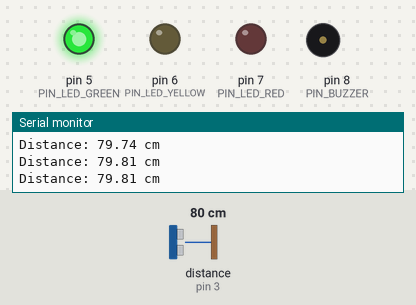
Simulated run of this sketch. Board: Arduino Uno, built with avr-gcc and run on an emulated ATmega328P. On the bench: output pins drawn as LEDs (lit = HIGH), buzzer (waves = sounding), the last lines printed to the serial monitor. Wiring (from diagram.json): ultrasonic range finder: trigger pin 9; echo pin 3. The inputs (shaded band) are chosen by the test bench; at power-on: distance to the obstacle (sensor on pin 3) 80 cm. The echo pulse lasts 58.3 µs per cm; pins used as bus, display or sensor lines are not drawn.

Above: at 1.2 s.
1.3 s: distance to the obstacle (sensor on pin 3) set to 55 cm
2.8 s: distance to the obstacle (sensor on pin 3) set to 46 cm
At 3.2 s:
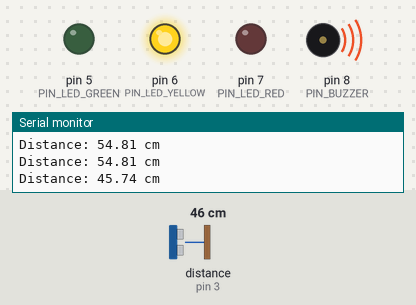
5.8 s: distance to the obstacle (sensor on pin 3) set to 23 cm
7.6 s: distance to the obstacle (sensor on pin 3) set to 19 cm
At 7.74 s:
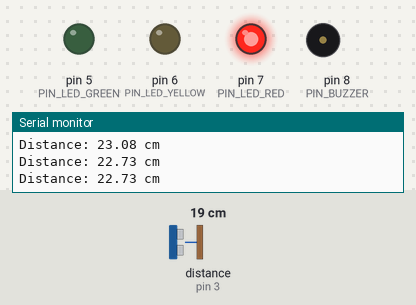
10.6 s: distance to the obstacle (sensor on pin 3) set to 7 cm
13.6 s: distance to the obstacle (sensor on pin 3) set to 4 cm
At 14.0 s:
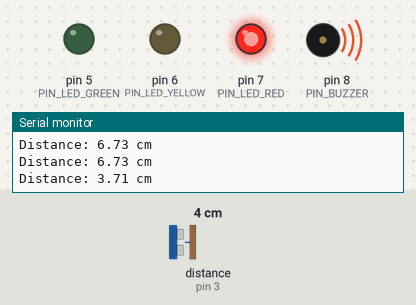
Timing chart, 0 to 16.1 s (numbered marks = the images above; inputs shaded):
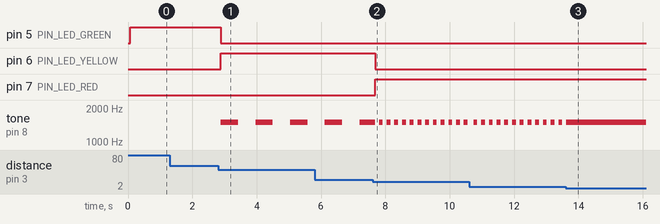

Measured:
- the behaviour switches between 51 and 50 cm on distance to the obstacle (sensor on pin 3) (found by bisection; images 0 and 1)
- the behaviour switches between 21 and 20 cm on distance to the obstacle (sensor on pin 3) (found by bisection; images 1 and 2)
- the behaviour switches between 6 and 5 cm on distance to the obstacle (sensor on pin 3) (found by bisection; images 2 and 3)
- after the input at 2.8 s, pin 5 (PIN_LED_GREEN): HIGH → LOW after 0.08 s; pin 6 (PIN_LED_YELLOW): LOW → HIGH after 0.08 s; tone on pin 8 (PIN_BUZZER): alternates 1500 Hz for 0.54 s and silent for 0.54 s, starting after 0.08 s
- after the input at 7.6 s, pin 6 (PIN_LED_YELLOW): HIGH → LOW after 0.08 s; pin 7 (PIN_LED_RED): LOW → HIGH after 0.08 s; tone on pin 8 (PIN_BUZZER): alternates 1500 Hz for 0.12 s and silent for 0.12 s, starting after 0.08 s
- after the input at 13.6 s, tone on pin 8 (PIN_BUZZER): goes on until 13.6 s, then stays 1500 Hz

The sketch:

01-smart-parking-sensor.ino
```cpp
/*
 * Smart Parking Sensor — hardened revision
 *
 * HC-SR04 ultrasonic sensor measures distance to an obstacle behind the
 * "vehicle". LEDs and a buzzer give the driver graduated feedback.
 *
 * Zones:
 *   > SAFE_CM        green LED, silent
 *   CAUTION_CM..SAFE  yellow LED, slow beep
 *   STOP_CM..CAUTION  red LED, fast beep
 *   < STOP_CM        red LED solid, continuous tone (collision imminent)
 *
 * Hardening changes vs. the first version (see README "Production
 * Hardening" section for full rationale):
 *   - Echo timing moved off blocking pulseIn() onto a pin-change
 *     interrupt, and the end-of-loop delay(60) is gone — the loop never
 *     blocks now, regardless of sensor timing.
 *   - 3-sample median filter rejects single bad ultrasonic readings.
 *   - Hysteresis band at each zone boundary stops LED/buzzer chatter.
 *   - Ambient temperature compensation constant replaces the fixed /58
 *     divisor (which silently assumed 20C air).
 *   - A watchdog resets the MCU if the main loop ever hangs.
 *   - Sensor-timeout events are counted and persisted in EEPROM, a
 *     minimal stand-in for automotive-style fault logging (DTCs).
 */

#include <avr/wdt.h>
#include <EEPROM.h>

const uint8_t PIN_TRIG = 9;
const uint8_t PIN_ECHO = 3; // must be an interrupt-capable pin (D2/D3 on Uno)
const uint8_t PIN_LED_GREEN = 5;
const uint8_t PIN_LED_YELLOW = 6;
const uint8_t PIN_LED_RED = 7;
const uint8_t PIN_BUZZER = 8;

const float AMBIENT_TEMP_C = 20.0; // recalibrate if deployed somewhere colder/hotter
const float SPEED_OF_SOUND_CM_PER_US = (331.3 + 0.606 * AMBIENT_TEMP_C) / 10000.0;

const float SAFE_CM = 50.0;
const float CAUTION_CM = 20.0;
const float STOP_CM = 5.0;
const float HYSTERESIS_CM = 3.0; // dead-band to stop chatter at zone boundaries

const unsigned long SLOW_BEEP_MS = 500;
const unsigned long FAST_BEEP_MS = 120;
const unsigned long PING_INTERVAL_MS = 60;   // how often we trigger a new ping
const unsigned long ECHO_TIMEOUT_US = 30000; // ~5m max range
const unsigned long SERIAL_PRINT_INTERVAL_MS = 250;

const int EEPROM_ADDR_FAULT_COUNT = 0; // uint16_t

enum Zone { ZONE_SAFE, ZONE_CAUTION, ZONE_DANGER, ZONE_STOP };
Zone currentZone = ZONE_SAFE;

// --- interrupt-driven echo capture --------------------------------------
volatile unsigned long echoStartUs = 0;
volatile unsigned long echoDurationUs = 0;
volatile bool echoPending = false;   // true while we're waiting on a rising/falling pair
volatile bool echoReady = false;     // true once a full pulse has been captured

void echoISR() {
  if (digitalRead(PIN_ECHO) == HIGH) {
    echoStartUs = micros();
    echoPending = true;
  } else if (echoPending) {
    echoDurationUs = micros() - echoStartUs;
    echoPending = false;
    echoReady = true;
  }
}

unsigned long lastPingAt = 0;
unsigned long pingSentAt = 0;
bool waitingForEcho = false;

// --- 3-sample median filter ---------------------------------------------
float sampleBuf[3] = { -1, -1, -1 };
uint8_t sampleIdx = 0;

float medianOf3(float a, float b, float c) {
  if (a > b) { float t = a; a = b; b = t; }
  if (b > c) { float t = b; b = c; c = t; }
  if (a > b) { float t = a; a = b; b = t; }
  return b;
}

// --- fault logging ---------------------------------------------------------
uint16_t faultCount = 0;

void recordSensorFault() {
  faultCount++;
  EEPROM.put(EEPROM_ADDR_FAULT_COUNT, faultCount);
}

// --- outputs ---------------------------------------------------------------
unsigned long lastBeepToggle = 0;
bool beepOn = false;

void setLeds(bool green, bool yellow, bool red) {
  digitalWrite(PIN_LED_GREEN, green);
  digitalWrite(PIN_LED_YELLOW, yellow);
  digitalWrite(PIN_LED_RED, red);
}

void driveBuzzer(unsigned long intervalMs, bool solid) {
  if (solid) {
    tone(PIN_BUZZER, 1500);
    return;
  }
  if (intervalMs == 0) {
    noTone(PIN_BUZZER);
    return;
  }
  unsigned long now = millis();
  if (now - lastBeepToggle >= intervalMs) {
    lastBeepToggle = now;
    beepOn = !beepOn;
    if (beepOn) tone(PIN_BUZZER, 1500);
    else noTone(PIN_BUZZER);
  }
}

// hysteresis-aware zone classification: needs to know the current zone to
// decide which threshold (enter vs. exit) applies
Zone classifyZone(float distanceCm, Zone previousZone) {
  if (distanceCm < 0) return ZONE_SAFE; // no echo: fail safe, not alarming

  switch (previousZone) {
    case ZONE_SAFE:
      if (distanceCm <= CAUTION_CM) return ZONE_DANGER;
      if (distanceCm <= SAFE_CM) return ZONE_CAUTION;
      return ZONE_SAFE;
    case ZONE_CAUTION:
      if (distanceCm <= STOP_CM) return ZONE_STOP;
      if (distanceCm <= CAUTION_CM) return ZONE_DANGER;
      if (distanceCm > SAFE_CM + HYSTERESIS_CM) return ZONE_SAFE;
      return ZONE_CAUTION;
    case ZONE_DANGER:
      if (distanceCm <= STOP_CM) return ZONE_STOP;
      if (distanceCm > CAUTION_CM + HYSTERESIS_CM) return ZONE_CAUTION;
      return ZONE_DANGER;
    case ZONE_STOP:
      if (distanceCm > STOP_CM + HYSTERESIS_CM) return ZONE_DANGER;
      return ZONE_STOP;
  }
  return ZONE_SAFE;
}

void applyZone(Zone z) {
  switch (z) {
    case ZONE_SAFE:    setLeds(true, false, false); driveBuzzer(0, false); break;
    case ZONE_CAUTION: setLeds(false, true, false);  driveBuzzer(SLOW_BEEP_MS, false); break;
    case ZONE_DANGER:  setLeds(false, false, true);  driveBuzzer(FAST_BEEP_MS, false); break;
    case ZONE_STOP:    setLeds(false, false, true);  driveBuzzer(0, true); break;
  }
}

void setup() {
  Serial.begin(9600);
  pinMode(PIN_TRIG, OUTPUT);
  pinMode(PIN_ECHO, INPUT);
  pinMode(PIN_LED_GREEN, OUTPUT);
  pinMode(PIN_LED_YELLOW, OUTPUT);
  pinMode(PIN_LED_RED, OUTPUT);
  pinMode(PIN_BUZZER, OUTPUT);

  attachInterrupt(digitalPinToInterrupt(PIN_ECHO), echoISR, CHANGE);

  EEPROM.get(EEPROM_ADDR_FAULT_COUNT, faultCount);
  if (faultCount == 0xFFFF) faultCount = 0; // unwritten EEPROM reads as 0xFF bytes
  Serial.print("Boot OK. Stored sensor-fault count: ");
  Serial.println(faultCount);

  wdt_enable(WDTO_2S); // reset the MCU if loop() ever hangs for >2s
}

void loop() {
  wdt_reset();

  unsigned long now = millis();

  // fire a new ping on a fixed, non-blocking schedule
  if (!waitingForEcho && now - lastPingAt >= PING_INTERVAL_MS) {
    lastPingAt = now;
    digitalWrite(PIN_TRIG, LOW);
    delayMicroseconds(2);
    digitalWrite(PIN_TRIG, HIGH);
    delayMicroseconds(10); // sensor-mandated trigger pulse width, not a control-loop delay
    digitalWrite(PIN_TRIG, LOW);
    pingSentAt = now;
    waitingForEcho = true;
  }

  // service a completed echo capture
  if (echoReady) {
    noInterrupts();
    unsigned long durationUs = echoDurationUs;
    echoReady = false;
    interrupts();

    float rawCm = durationUs * SPEED_OF_SOUND_CM_PER_US / 2.0;
    sampleBuf[sampleIdx % 3] = rawCm;
    sampleIdx++;
    waitingForEcho = false;

    float filteredCm = medianOf3(sampleBuf[0], sampleBuf[1], sampleBuf[2]);
    currentZone = classifyZone(filteredCm, currentZone);
    applyZone(currentZone);

    static unsigned long lastPrint = 0;
    if (now - lastPrint >= SERIAL_PRINT_INTERVAL_MS) {
      lastPrint = now;
      Serial.print("Distance: "); Serial.print(filteredCm); Serial.println(" cm");
    }
  }

  // a ping that never got an echo back: timeout, log it, fail safe
  if (waitingForEcho && (now - pingSentAt) * 1000UL > ECHO_TIMEOUT_US) {
    waitingForEcho = false;
    recordSensorFault();
    currentZone = ZONE_SAFE; // fail safe: never alarm on a missing reading
    applyZone(currentZone);
  }
}
```
